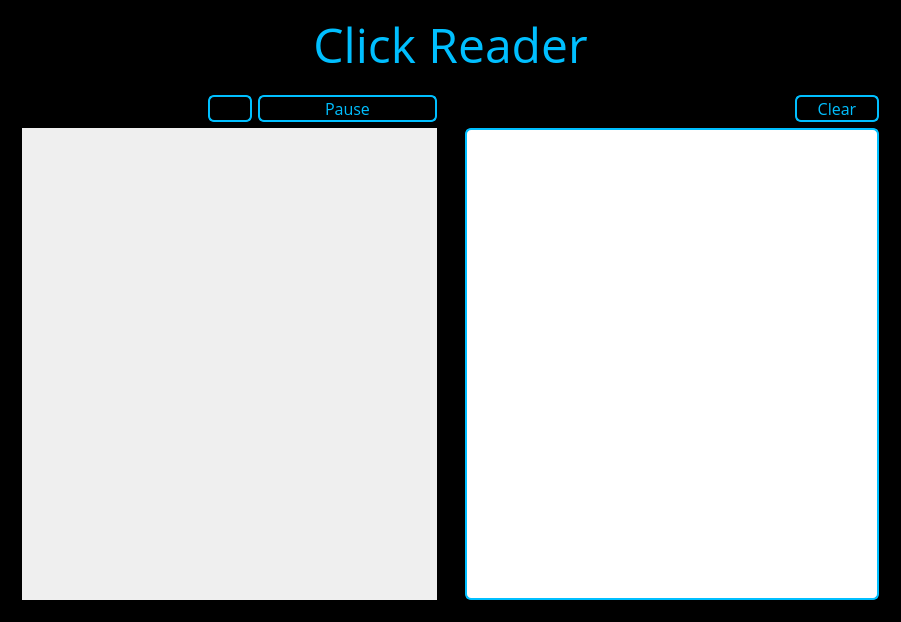
<?xml version="1.0" encoding="UTF-8"?>
<ui version="4.0">
 <class>MainWindow</class>
 <widget class="QMainWindow" name="MainWindow">
  <property name="geometry">
   <rect>
    <x>0</x>
    <y>0</y>
    <width>901</width>
    <height>622</height>
   </rect>
  </property>
  <property name="palette">
   <palette>
    <active>
     <colorrole role="Base">
      <brush brushstyle="SolidPattern">
       <color alpha="255">
        <red>255</red>
        <green>255</green>
        <blue>255</blue>
       </color>
      </brush>
     </colorrole>
     <colorrole role="Window">
      <brush brushstyle="SolidPattern">
       <color alpha="255">
        <red>0</red>
        <green>0</green>
        <blue>0</blue>
       </color>
      </brush>
     </colorrole>
    </active>
    <inactive>
     <colorrole role="Base">
      <brush brushstyle="SolidPattern">
       <color alpha="255">
        <red>255</red>
        <green>255</green>
        <blue>255</blue>
       </color>
      </brush>
     </colorrole>
     <colorrole role="Window">
      <brush brushstyle="SolidPattern">
       <color alpha="255">
        <red>0</red>
        <green>0</green>
        <blue>0</blue>
       </color>
      </brush>
     </colorrole>
    </inactive>
    <disabled>
     <colorrole role="Base">
      <brush brushstyle="SolidPattern">
       <color alpha="255">
        <red>0</red>
        <green>0</green>
        <blue>0</blue>
       </color>
      </brush>
     </colorrole>
     <colorrole role="Window">
      <brush brushstyle="SolidPattern">
       <color alpha="255">
        <red>0</red>
        <green>0</green>
        <blue>0</blue>
       </color>
      </brush>
     </colorrole>
    </disabled>
   </palette>
  </property>
  <property name="windowTitle">
   <string>ClickReader</string>
  </property>
  <property name="windowOpacity">
   <double>1.000000000000000</double>
  </property>
  <widget class="QWidget" name="centralWidget">
   <property name="palette">
    <palette>
     <active>
      <colorrole role="Base">
       <brush brushstyle="SolidPattern">
        <color alpha="255">
         <red>255</red>
         <green>255</green>
         <blue>255</blue>
        </color>
       </brush>
      </colorrole>
      <colorrole role="Window">
       <brush brushstyle="SolidPattern">
        <color alpha="255">
         <red>0</red>
         <green>0</green>
         <blue>0</blue>
        </color>
       </brush>
      </colorrole>
     </active>
     <inactive>
      <colorrole role="Base">
       <brush brushstyle="SolidPattern">
        <color alpha="255">
         <red>255</red>
         <green>255</green>
         <blue>255</blue>
        </color>
       </brush>
      </colorrole>
      <colorrole role="Window">
       <brush brushstyle="SolidPattern">
        <color alpha="255">
         <red>0</red>
         <green>0</green>
         <blue>0</blue>
        </color>
       </brush>
      </colorrole>
     </inactive>
     <disabled>
      <colorrole role="Base">
       <brush brushstyle="SolidPattern">
        <color alpha="255">
         <red>0</red>
         <green>0</green>
         <blue>0</blue>
        </color>
       </brush>
      </colorrole>
      <colorrole role="Window">
       <brush brushstyle="SolidPattern">
        <color alpha="255">
         <red>0</red>
         <green>0</green>
         <blue>0</blue>
        </color>
       </brush>
      </colorrole>
     </disabled>
    </palette>
   </property>
   <layout class="QVBoxLayout" name="verticalLayout_2">
    <item>
     <layout class="QVBoxLayout" name="verticalLayout">
      <item>
       <widget class="QLabel" name="label">
        <property name="maximumSize">
         <size>
          <width>901</width>
          <height>100</height>
         </size>
        </property>
        <property name="palette">
         <palette>
          <active>
           <colorrole role="WindowText">
            <brush brushstyle="SolidPattern">
             <color alpha="255">
              <red>0</red>
              <green>191</green>
              <blue>255</blue>
             </color>
            </brush>
           </colorrole>
          </active>
          <inactive>
           <colorrole role="WindowText">
            <brush brushstyle="SolidPattern">
             <color alpha="255">
              <red>0</red>
              <green>191</green>
              <blue>255</blue>
             </color>
            </brush>
           </colorrole>
          </inactive>
          <disabled>
           <colorrole role="WindowText">
            <brush brushstyle="SolidPattern">
             <color alpha="255">
              <red>120</red>
              <green>120</green>
              <blue>120</blue>
             </color>
            </brush>
           </colorrole>
          </disabled>
         </palette>
        </property>
        <property name="font">
         <font>
          <family>Open Sans</family>
          <pointsize>36</pointsize>
          <weight>50</weight>
          <italic>false</italic>
          <bold>false</bold>
         </font>
        </property>
        <property name="layoutDirection">
         <enum>Qt::LeftToRight</enum>
        </property>
        <property name="text">
         <string>&lt;html&gt;&lt;head/&gt;&lt;body&gt;&lt;p&gt;&lt;span style=&quot; font-size:36pt;&quot;&gt;Click Reader&lt;/span&gt;&lt;/p&gt;&lt;/body&gt;&lt;/html&gt;</string>
        </property>
        <property name="alignment">
         <set>Qt::AlignCenter</set>
        </property>
        <property name="wordWrap">
         <bool>false</bool>
        </property>
       </widget>
      </item>
      <item>
       <layout class="QHBoxLayout" name="horizontalLayout">
        <item>
         <widget class="QWidget" name="widget_2" native="true">
          <layout class="QVBoxLayout" name="verticalLayout_3">
           <item>
            <layout class="QHBoxLayout" name="horizontalLayout_2">
             <item>
              <widget class="PortComboBox" name="combo" native="true">
               <property name="minimumSize">
                <size>
                 <width>0</width>
                 <height>26</height>
                </size>
               </property>
               <property name="font">
                <font>
                 <family>Open Sans</family>
                 <pointsize>12</pointsize>
                </font>
               </property>
               <property name="styleSheet">
                <string notr="true">QComboBox {
    border: 2px solid #00bfff;
    border-radius: 6px;
    padding: 1px 18px 1px 3px;
    min-width: 130px;

	color: #33ccff;
}

QPushButton:hover {
    border: 2px solid  #00bfff;
    border-radius: 6px;
    background-color:qlineargradient(x1: 0, y1: 0, x2: 0, y2: 1,
                                      stop: 0 #006080, stop: 1 #000000);
    min-width: 130px;
	color: #33ccff;
}


QComboBox:editable {
    background: #00bfff;
}

QComboBox:!editable, QComboBox::drop-down:editable {
     background: #000000;
}

/* QComboBox gets the &quot;on&quot; state when the popup is open */
QComboBox:!editable:on, QComboBox::drop-down:editable:on {
    background:  #000000;
}

QComboBox:on { /* shift the text when the popup opens */
    padding-top: 3px;
    padding-left: 4px;
}

QComboBox::drop-down {
    subcontrol-origin: padding;
    subcontrol-position: top right;
    width: 15px;
	background-color #000000;
	color: #00bfff;
    border-left-width: 1px;
    border-left-color: #00bfff;
    border-left-style: solid; /* just a single line */
    border-top-right-radius: 3px; /* same radius as the QComboBox */
    border-bottom-right-radius: 3px;
}

QComboBox QAbstractItemView{
	background-color:  #006080;
	color:#00bfff;
 
	selection-background-color: #00bfff;
	selection-color:  #000000;
}

QComboBox:drop-arrow{
	color:#00bfff;
}

QWidget:item:selected
{
     border: 0px solid #999900;
     background: transparent;
}</string>
               </property>
               <zorder>refreshButton</zorder>
              </widget>
             </item>
             <item>
              <widget class="QPushButton" name="refreshButton">
               <property name="minimumSize">
                <size>
                 <width>44</width>
                 <height>0</height>
                </size>
               </property>
               <property name="maximumSize">
                <size>
                 <width>40</width>
                 <height>30</height>
                </size>
               </property>
               <property name="styleSheet">
                <string notr="true">QPushButton {
    border: 2px solid #00bfff;
    border-radius: 6px;
    background-color:
                                      #000000;
    min-width: 40px;
	color:#00bfff;
}


QPushButton:hover {
    border: 2px solid  #00bfff;
    border-radius: 6px;
    background-color:qlineargradient(x1: 0, y1: 0, x2: 0, y2: 1,
                                      stop: 0 #006080, stop: 1 #000000);
    min-width: 40px;
	color: #33ccff;
}

</string>
               </property>
               <property name="text">
                <string/>
               </property>
               <property name="icon">
                <iconset>
                 <normaloff>../../../../Downloads/if_5_-_Refresh_1815572 (1).png</normaloff>../../../../Downloads/if_5_-_Refresh_1815572 (1).png</iconset>
               </property>
               <property name="iconSize">
                <size>
                 <width>30</width>
                 <height>30</height>
                </size>
               </property>
              </widget>
             </item>
             <item>
              <widget class="QPushButton" name="pauseButton">
               <property name="palette">
                <palette>
                 <active>
                  <colorrole role="WindowText">
                   <brush brushstyle="SolidPattern">
                    <color alpha="255">
                     <red>0</red>
                     <green>191</green>
                     <blue>255</blue>
                    </color>
                   </brush>
                  </colorrole>
                  <colorrole role="Button">
                   <brush brushstyle="SolidPattern">
                    <color alpha="255">
                     <red>0</red>
                     <green>0</green>
                     <blue>0</blue>
                    </color>
                   </brush>
                  </colorrole>
                  <colorrole role="Text">
                   <brush brushstyle="SolidPattern">
                    <color alpha="255">
                     <red>0</red>
                     <green>191</green>
                     <blue>255</blue>
                    </color>
                   </brush>
                  </colorrole>
                  <colorrole role="ButtonText">
                   <brush brushstyle="SolidPattern">
                    <color alpha="255">
                     <red>0</red>
                     <green>191</green>
                     <blue>255</blue>
                    </color>
                   </brush>
                  </colorrole>
                  <colorrole role="Base">
                   <brush brushstyle="SolidPattern">
                    <color alpha="255">
                     <red>0</red>
                     <green>0</green>
                     <blue>0</blue>
                    </color>
                   </brush>
                  </colorrole>
                  <colorrole role="Window">
                   <brush brushstyle="SolidPattern">
                    <color alpha="255">
                     <red>0</red>
                     <green>0</green>
                     <blue>0</blue>
                    </color>
                   </brush>
                  </colorrole>
                 </active>
                 <inactive>
                  <colorrole role="WindowText">
                   <brush brushstyle="SolidPattern">
                    <color alpha="255">
                     <red>0</red>
                     <green>191</green>
                     <blue>255</blue>
                    </color>
                   </brush>
                  </colorrole>
                  <colorrole role="Button">
                   <brush brushstyle="SolidPattern">
                    <color alpha="255">
                     <red>0</red>
                     <green>0</green>
                     <blue>0</blue>
                    </color>
                   </brush>
                  </colorrole>
                  <colorrole role="Text">
                   <brush brushstyle="SolidPattern">
                    <color alpha="255">
                     <red>0</red>
                     <green>191</green>
                     <blue>255</blue>
                    </color>
                   </brush>
                  </colorrole>
                  <colorrole role="ButtonText">
                   <brush brushstyle="SolidPattern">
                    <color alpha="255">
                     <red>0</red>
                     <green>191</green>
                     <blue>255</blue>
                    </color>
                   </brush>
                  </colorrole>
                  <colorrole role="Base">
                   <brush brushstyle="SolidPattern">
                    <color alpha="255">
                     <red>0</red>
                     <green>0</green>
                     <blue>0</blue>
                    </color>
                   </brush>
                  </colorrole>
                  <colorrole role="Window">
                   <brush brushstyle="SolidPattern">
                    <color alpha="255">
                     <red>0</red>
                     <green>0</green>
                     <blue>0</blue>
                    </color>
                   </brush>
                  </colorrole>
                 </inactive>
                 <disabled>
                  <colorrole role="WindowText">
                   <brush brushstyle="SolidPattern">
                    <color alpha="255">
                     <red>0</red>
                     <green>191</green>
                     <blue>255</blue>
                    </color>
                   </brush>
                  </colorrole>
                  <colorrole role="Button">
                   <brush brushstyle="SolidPattern">
                    <color alpha="255">
                     <red>0</red>
                     <green>0</green>
                     <blue>0</blue>
                    </color>
                   </brush>
                  </colorrole>
                  <colorrole role="Text">
                   <brush brushstyle="SolidPattern">
                    <color alpha="255">
                     <red>0</red>
                     <green>191</green>
                     <blue>255</blue>
                    </color>
                   </brush>
                  </colorrole>
                  <colorrole role="ButtonText">
                   <brush brushstyle="SolidPattern">
                    <color alpha="255">
                     <red>0</red>
                     <green>191</green>
                     <blue>255</blue>
                    </color>
                   </brush>
                  </colorrole>
                  <colorrole role="Base">
                   <brush brushstyle="SolidPattern">
                    <color alpha="255">
                     <red>0</red>
                     <green>0</green>
                     <blue>0</blue>
                    </color>
                   </brush>
                  </colorrole>
                  <colorrole role="Window">
                   <brush brushstyle="SolidPattern">
                    <color alpha="255">
                     <red>0</red>
                     <green>0</green>
                     <blue>0</blue>
                    </color>
                   </brush>
                  </colorrole>
                 </disabled>
                </palette>
               </property>
               <property name="font">
                <font>
                 <family>Open Sans</family>
                 <pointsize>12</pointsize>
                 <weight>50</weight>
                 <bold>false</bold>
                </font>
               </property>
               <property name="styleSheet">
                <string notr="true">QPushButton {
    border: 2px solid #00bfff;
    border-radius: 6px;
    background-color:
                                      #000000;
    min-width: 80px;
	color:#00bfff;
}


QPushButton:hover {
    border: 2px solid  #00bfff;
    border-radius: 6px;
    background-color:qlineargradient(x1: 0, y1: 0, x2: 0, y2: 1,
                                      stop: 0 #006080, stop: 1 #000000);
    min-width: 80px;
	color: #33ccff;
}

</string>
               </property>
               <property name="text">
                <string>Pause</string>
               </property>
              </widget>
             </item>
            </layout>
           </item>
           <item>
            <widget class="QScrollArea" name="scrollArea">
             <property name="sizePolicy">
              <sizepolicy hsizetype="Expanding" vsizetype="Expanding">
               <horstretch>0</horstretch>
               <verstretch>0</verstretch>
              </sizepolicy>
             </property>
             <property name="minimumSize">
              <size>
               <width>300</width>
               <height>100</height>
              </size>
             </property>
             <property name="palette">
              <palette>
               <active>
                <colorrole role="WindowText">
                 <brush brushstyle="SolidPattern">
                  <color alpha="255">
                   <red>255</red>
                   <green>255</green>
                   <blue>255</blue>
                  </color>
                 </brush>
                </colorrole>
                <colorrole role="Button">
                 <brush brushstyle="SolidPattern">
                  <color alpha="255">
                   <red>0</red>
                   <green>0</green>
                   <blue>0</blue>
                  </color>
                 </brush>
                </colorrole>
                <colorrole role="Text">
                 <brush brushstyle="SolidPattern">
                  <color alpha="255">
                   <red>255</red>
                   <green>255</green>
                   <blue>255</blue>
                  </color>
                 </brush>
                </colorrole>
                <colorrole role="Base">
                 <brush brushstyle="SolidPattern">
                  <color alpha="255">
                   <red>0</red>
                   <green>0</green>
                   <blue>0</blue>
                  </color>
                 </brush>
                </colorrole>
                <colorrole role="Window">
                 <brush brushstyle="SolidPattern">
                  <color alpha="255">
                   <red>0</red>
                   <green>0</green>
                   <blue>0</blue>
                  </color>
                 </brush>
                </colorrole>
               </active>
               <inactive>
                <colorrole role="WindowText">
                 <brush brushstyle="SolidPattern">
                  <color alpha="255">
                   <red>255</red>
                   <green>255</green>
                   <blue>255</blue>
                  </color>
                 </brush>
                </colorrole>
                <colorrole role="Button">
                 <brush brushstyle="SolidPattern">
                  <color alpha="255">
                   <red>0</red>
                   <green>0</green>
                   <blue>0</blue>
                  </color>
                 </brush>
                </colorrole>
                <colorrole role="Text">
                 <brush brushstyle="SolidPattern">
                  <color alpha="255">
                   <red>255</red>
                   <green>255</green>
                   <blue>255</blue>
                  </color>
                 </brush>
                </colorrole>
                <colorrole role="Base">
                 <brush brushstyle="SolidPattern">
                  <color alpha="255">
                   <red>0</red>
                   <green>0</green>
                   <blue>0</blue>
                  </color>
                 </brush>
                </colorrole>
                <colorrole role="Window">
                 <brush brushstyle="SolidPattern">
                  <color alpha="255">
                   <red>0</red>
                   <green>0</green>
                   <blue>0</blue>
                  </color>
                 </brush>
                </colorrole>
               </inactive>
               <disabled>
                <colorrole role="WindowText">
                 <brush brushstyle="SolidPattern">
                  <color alpha="255">
                   <red>120</red>
                   <green>120</green>
                   <blue>120</blue>
                  </color>
                 </brush>
                </colorrole>
                <colorrole role="Button">
                 <brush brushstyle="SolidPattern">
                  <color alpha="255">
                   <red>0</red>
                   <green>0</green>
                   <blue>0</blue>
                  </color>
                 </brush>
                </colorrole>
                <colorrole role="Text">
                 <brush brushstyle="SolidPattern">
                  <color alpha="255">
                   <red>120</red>
                   <green>120</green>
                   <blue>120</blue>
                  </color>
                 </brush>
                </colorrole>
                <colorrole role="Base">
                 <brush brushstyle="SolidPattern">
                  <color alpha="255">
                   <red>0</red>
                   <green>0</green>
                   <blue>0</blue>
                  </color>
                 </brush>
                </colorrole>
                <colorrole role="Window">
                 <brush brushstyle="SolidPattern">
                  <color alpha="255">
                   <red>0</red>
                   <green>0</green>
                   <blue>0</blue>
                  </color>
                 </brush>
                </colorrole>
               </disabled>
              </palette>
             </property>
             <property name="font">
              <font>
               <family>Open Sans</family>
              </font>
             </property>
             <property name="styleSheet">
              <string notr="true">QScrollArea  {
	background-color: #000000;
	border: 0px;
}

QScrollBar:vertical {

  border-color: solid #00bfff;
  border-width: 2px;

  background-color: #002633;
  width: 15px;
  margin: 20px 0 20px 0;

}

QScrollBar::handle:vertical {

  background-color: #007399;
  min-height: 25px;
  border: 1px solid  #00bfff;

}

 QScrollBar::add-line:vertical {
    border: 1px solid  #00bfff;
    background-color: #000000;
    height: 18px;
    subcontrol-position: bottom;
    subcontrol-origin: margin;
}

QScrollBar::sub-line:vertical {
    border: 1px solid #00bfff;
    background-color: #000000;
    height: 18px;
    subcontrol-position: top;
    subcontrol-origin: margin;
}
</string>
             </property>
             <property name="lineWidth">
              <number>0</number>
             </property>
             <property name="widgetResizable">
              <bool>true</bool>
             </property>
             <widget class="QWidget" name="scrollAreaWidgetContents">
              <property name="geometry">
               <rect>
                <x>0</x>
                <y>0</y>
                <width>419</width>
                <height>473</height>
               </rect>
              </property>
             </widget>
            </widget>
           </item>
          </layout>
         </widget>
        </item>
        <item>
         <widget class="QWidget" name="widget" native="true">
          <property name="sizePolicy">
           <sizepolicy hsizetype="Minimum" vsizetype="Preferred">
            <horstretch>0</horstretch>
            <verstretch>0</verstretch>
           </sizepolicy>
          </property>
          <layout class="QVBoxLayout" name="verticalLayout_4">
           <item>
            <layout class="QHBoxLayout" name="horizontalLayout_3">
             <item>
              <spacer name="horizontalSpacer">
               <property name="orientation">
                <enum>Qt::Horizontal</enum>
               </property>
               <property name="sizeHint" stdset="0">
                <size>
                 <width>40</width>
                 <height>20</height>
                </size>
               </property>
              </spacer>
             </item>
             <item>
              <widget class="QPushButton" name="clearButton">
               <property name="sizePolicy">
                <sizepolicy hsizetype="Fixed" vsizetype="Fixed">
                 <horstretch>0</horstretch>
                 <verstretch>0</verstretch>
                </sizepolicy>
               </property>
               <property name="minimumSize">
                <size>
                 <width>84</width>
                 <height>0</height>
                </size>
               </property>
               <property name="maximumSize">
                <size>
                 <width>16777215</width>
                 <height>16777215</height>
                </size>
               </property>
               <property name="palette">
                <palette>
                 <active>
                  <colorrole role="WindowText">
                   <brush brushstyle="SolidPattern">
                    <color alpha="255">
                     <red>0</red>
                     <green>191</green>
                     <blue>255</blue>
                    </color>
                   </brush>
                  </colorrole>
                  <colorrole role="Button">
                   <brush brushstyle="SolidPattern">
                    <color alpha="255">
                     <red>0</red>
                     <green>0</green>
                     <blue>0</blue>
                    </color>
                   </brush>
                  </colorrole>
                  <colorrole role="Text">
                   <brush brushstyle="SolidPattern">
                    <color alpha="255">
                     <red>0</red>
                     <green>191</green>
                     <blue>255</blue>
                    </color>
                   </brush>
                  </colorrole>
                  <colorrole role="ButtonText">
                   <brush brushstyle="SolidPattern">
                    <color alpha="255">
                     <red>0</red>
                     <green>191</green>
                     <blue>255</blue>
                    </color>
                   </brush>
                  </colorrole>
                  <colorrole role="Base">
                   <brush brushstyle="SolidPattern">
                    <color alpha="255">
                     <red>0</red>
                     <green>0</green>
                     <blue>0</blue>
                    </color>
                   </brush>
                  </colorrole>
                  <colorrole role="Window">
                   <brush brushstyle="SolidPattern">
                    <color alpha="255">
                     <red>0</red>
                     <green>0</green>
                     <blue>0</blue>
                    </color>
                   </brush>
                  </colorrole>
                 </active>
                 <inactive>
                  <colorrole role="WindowText">
                   <brush brushstyle="SolidPattern">
                    <color alpha="255">
                     <red>0</red>
                     <green>191</green>
                     <blue>255</blue>
                    </color>
                   </brush>
                  </colorrole>
                  <colorrole role="Button">
                   <brush brushstyle="SolidPattern">
                    <color alpha="255">
                     <red>0</red>
                     <green>0</green>
                     <blue>0</blue>
                    </color>
                   </brush>
                  </colorrole>
                  <colorrole role="Text">
                   <brush brushstyle="SolidPattern">
                    <color alpha="255">
                     <red>0</red>
                     <green>191</green>
                     <blue>255</blue>
                    </color>
                   </brush>
                  </colorrole>
                  <colorrole role="ButtonText">
                   <brush brushstyle="SolidPattern">
                    <color alpha="255">
                     <red>0</red>
                     <green>191</green>
                     <blue>255</blue>
                    </color>
                   </brush>
                  </colorrole>
                  <colorrole role="Base">
                   <brush brushstyle="SolidPattern">
                    <color alpha="255">
                     <red>0</red>
                     <green>0</green>
                     <blue>0</blue>
                    </color>
                   </brush>
                  </colorrole>
                  <colorrole role="Window">
                   <brush brushstyle="SolidPattern">
                    <color alpha="255">
                     <red>0</red>
                     <green>0</green>
                     <blue>0</blue>
                    </color>
                   </brush>
                  </colorrole>
                 </inactive>
                 <disabled>
                  <colorrole role="WindowText">
                   <brush brushstyle="SolidPattern">
                    <color alpha="255">
                     <red>0</red>
                     <green>191</green>
                     <blue>255</blue>
                    </color>
                   </brush>
                  </colorrole>
                  <colorrole role="Button">
                   <brush brushstyle="SolidPattern">
                    <color alpha="255">
                     <red>0</red>
                     <green>0</green>
                     <blue>0</blue>
                    </color>
                   </brush>
                  </colorrole>
                  <colorrole role="Text">
                   <brush brushstyle="SolidPattern">
                    <color alpha="255">
                     <red>0</red>
                     <green>191</green>
                     <blue>255</blue>
                    </color>
                   </brush>
                  </colorrole>
                  <colorrole role="ButtonText">
                   <brush brushstyle="SolidPattern">
                    <color alpha="255">
                     <red>0</red>
                     <green>191</green>
                     <blue>255</blue>
                    </color>
                   </brush>
                  </colorrole>
                  <colorrole role="Base">
                   <brush brushstyle="SolidPattern">
                    <color alpha="255">
                     <red>0</red>
                     <green>0</green>
                     <blue>0</blue>
                    </color>
                   </brush>
                  </colorrole>
                  <colorrole role="Window">
                   <brush brushstyle="SolidPattern">
                    <color alpha="255">
                     <red>0</red>
                     <green>0</green>
                     <blue>0</blue>
                    </color>
                   </brush>
                  </colorrole>
                 </disabled>
                </palette>
               </property>
               <property name="font">
                <font>
                 <family>Open Sans</family>
                 <pointsize>12</pointsize>
                 <weight>50</weight>
                 <bold>false</bold>
                </font>
               </property>
               <property name="styleSheet">
                <string notr="true">QPushButton {
    border: 2px solid #00bfff;
    border-radius: 6px;
    background-color:
                                      #000000;
    min-width: 80px;
	color:#00bfff;

}


QPushButton:hover {
    border: 2px solid  #00bfff;
    border-radius: 6px;
    background-color:qlineargradient(x1: 0, y1: 0, x2: 0, y2: 1,
                                      stop: 0 #006080, stop: 1 #000000);
    min-width: 80px;
	color: #33ccff
}

</string>
               </property>
               <property name="text">
                <string>Clear</string>
               </property>
              </widget>
             </item>
            </layout>
           </item>
           <item>
            <widget class="QTextEdit" name="textEdit">
             <property name="sizePolicy">
              <sizepolicy hsizetype="Minimum" vsizetype="Expanding">
               <horstretch>0</horstretch>
               <verstretch>0</verstretch>
              </sizepolicy>
             </property>
             <property name="minimumSize">
              <size>
               <width>300</width>
               <height>0</height>
              </size>
             </property>
             <property name="font">
              <font>
               <family>Open Sans</family>
               <pointsize>12</pointsize>
              </font>
             </property>
             <property name="styleSheet">
              <string notr="true">QScrollBar:vertical {

  border-color: solid #00bfff;
  border-width: 2px;

  background-color: #ffffff;
  width: 15px;
  margin: 20px 0 20px 0;

}

QScrollBar::handle:vertical {

  background-color:#ccf2ff;
  min-height: 25px;
  border: 1px solid  #00bfff;

}

 QScrollBar::add-line:vertical {
    border: 1px solid  #0086b3;
    background-color:#99e6ff ;
    height: 18px;
    subcontrol-position: bottom;
    subcontrol-origin: margin;
}

QScrollBar::sub-line:vertical {
    border: 1px solid #0086b3;
    background-color: #99e6ff;
    height: 18px;
    subcontrol-position: top;
    subcontrol-origin: margin;
}

QTextEdit {
border: 2px solid #00bfff;
  border-radius: 6px;
background-color: #ffffff;
}</string>
             </property>
            </widget>
           </item>
          </layout>
         </widget>
        </item>
       </layout>
      </item>
     </layout>
    </item>
   </layout>
  </widget>
 </widget>
 <layoutdefault spacing="6" margin="11"/>
 <customwidgets>
  <customwidget>
   <class>PortComboBox</class>
   <extends>QWidget</extends>
   <header location="global">portcombobox.h</header>
   <container>1</container>
  </customwidget>
 </customwidgets>
 <resources/>
 <connections/>
</ui>
